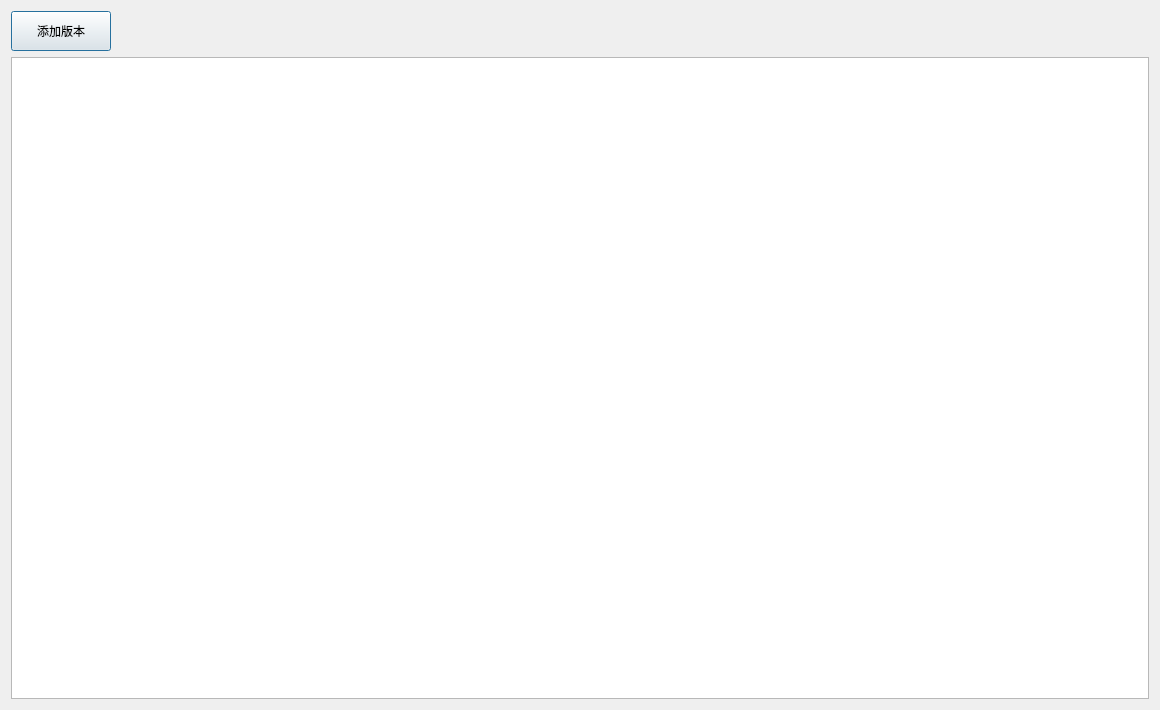
<?xml version="1.0" encoding="UTF-8"?>
<ui version="4.0">
 <class>VersionManageWindow</class>
 <widget class="QDialog" name="VersionManageWindow">
  <property name="geometry">
   <rect>
    <x>0</x>
    <y>0</y>
    <width>1160</width>
    <height>710</height>
   </rect>
  </property>
  <property name="windowTitle">
   <string>Dialog</string>
  </property>
  <layout class="QVBoxLayout" name="verticalLayout">
   <item>
    <widget class="QPushButton" name="pushButtonCreateVersion">
     <property name="sizePolicy">
      <sizepolicy hsizetype="Fixed" vsizetype="Fixed">
       <horstretch>0</horstretch>
       <verstretch>0</verstretch>
      </sizepolicy>
     </property>
     <property name="minimumSize">
      <size>
       <width>100</width>
       <height>40</height>
      </size>
     </property>
     <property name="text">
      <string>添加版本</string>
     </property>
    </widget>
   </item>
   <item>
    <widget class="QTableView" name="tableViewVersionList"/>
   </item>
  </layout>
 </widget>
 <resources/>
 <connections/>
</ui>
